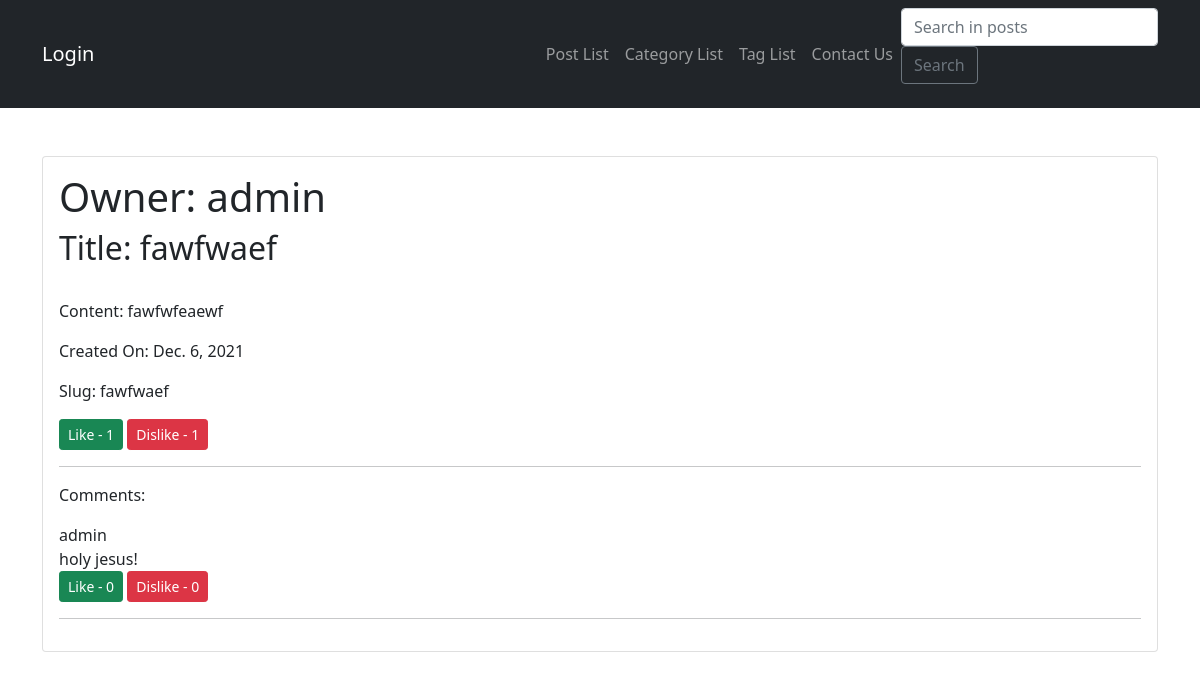
The app's page /weblog/post/fawfwaef, older data.
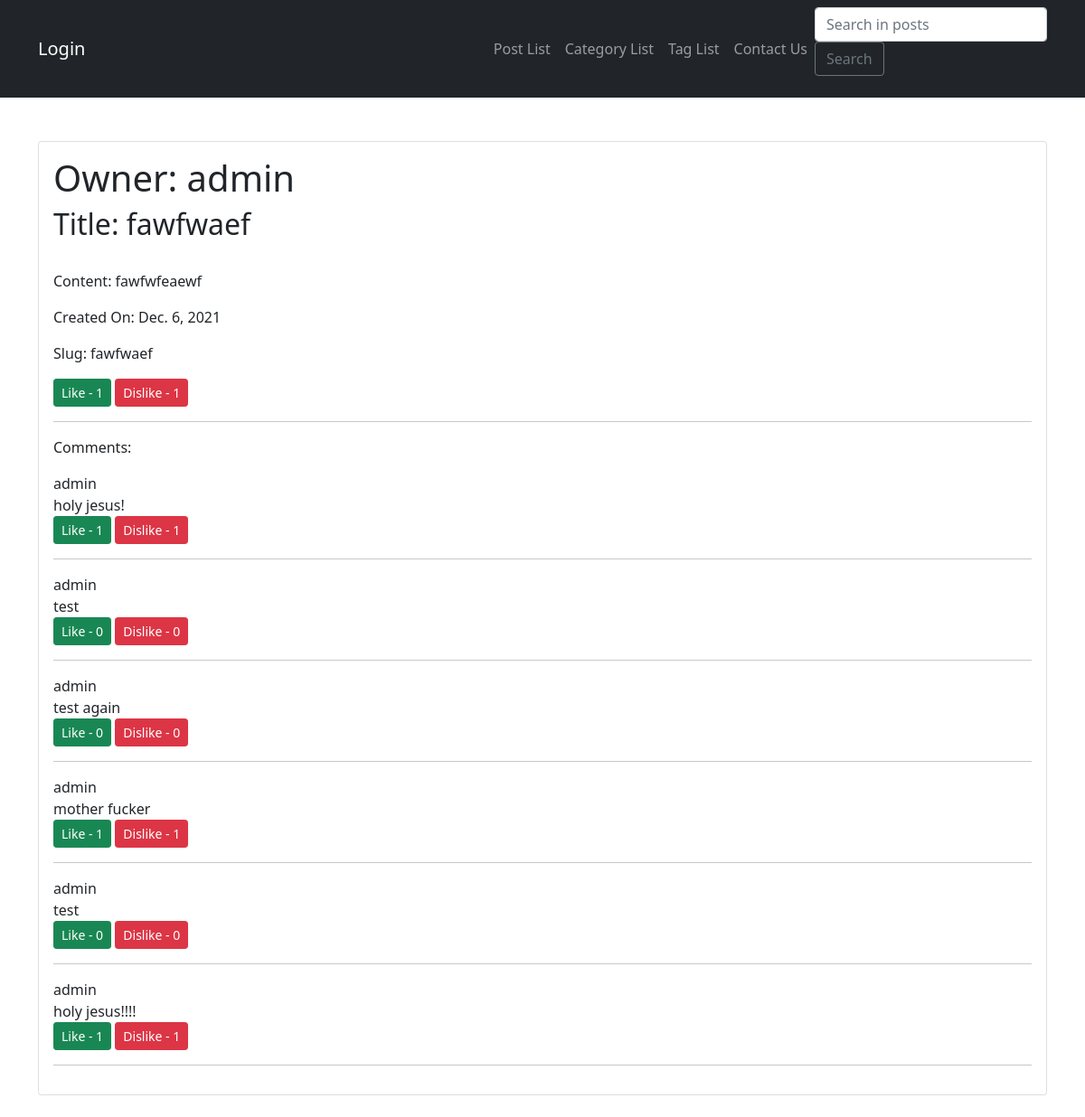
The same page, newer data.
### weblog/models.py (models this page shows, shortened)
class Post(models.Model):
    PU = 'PU'
    DR = 'DR'
    STATUS_CHOICE = [
        (PU, 'Published'),
        (DR, 'Draft')
    ]
    owner = models.ForeignKey(User, on_delete=models.CASCADE, verbose_name="Post Owner")
    title = models.CharField("Post Title", max_length=50)
    content = models.TextField()
    image = models.ImageField(upload_to='images', null=True)
    category = models.ManyToManyField('Category')
    created = models.DateField(auto_now_add=True, null=True)
    updated_on = models.DateTimeField(auto_now=True)
    like = models.ManyToManyField(User, related_name='post_like')
    dislike = models.ManyToManyField(User, related_name='post_dislike')
    tag = models.ManyToManyField('Tag')
    slug = models.SlugField(max_length=255, unique=True, null=True, blank=True)
    status = models.CharField(
        max_length=2,
        choices=STATUS_CHOICE,
        default=DR
    )
    objects = models.Manager()
    published = PublishedPostsManager()
    draft = DraftPostsManager()
    def total_likes(self):
        return self.like.count()
    def total_dislikes(self):
        return self.dislike.count()

class Comment(models.Model):
    post = models.ForeignKey(Post,on_delete=models.CASCADE)
    owner = models.ForeignKey(User, on_delete=models.CASCADE, verbose_name="Comment Owner", null=True)
    text = models.TextField()
    like = models.ManyToManyField(User, related_name='comment_like')
    dislike = models.ManyToManyField(User, related_name='comment_dislike')
    updated_on = models.DateTimeField(auto_now=True, null=True)
    @property
    def total_likes(self):
        return self.like.count()
    @property
    def total_dislikes(self):
        return self.dislike.count()

### weblog/views.py (the view)
# urls.py: path("post/<slug:slug>", post_detail, name="post_detail"),
def post_detail(request, slug):
    post = get_object_or_404(Post, slug=slug)
    form = CommentForm()
    total_likes = post.total_likes()
    total_dislikes = post.total_dislikes()
    context = {'post': post, 'form': form, 'total_likes':total_likes, 'total_dislikes':total_dislikes}
    return render(request, 'weblog/post_detail.html', context=context)

### weblog/forms.py
class CommentForm(forms.ModelForm):
    class Meta:
        model = Comment
        fields = ['text']
    def __init__(self, *args, **kwargs):
        super(CommentForm, self).__init__(*args, **kwargs)
        for field in self.fields:
            self.fields[field].required = False

### weblog/templates/weblog/post_detail.html (shortened to what this page needs)
{% extends 'weblog/index.html' %}
{% load static %}
{% block content %}
    <div class="card mb-4">
        <div class="card-body">
            <h1 class="card-title">Owner: {{post.owner}}</h1>
            <h2 class="card-title">Title: {{post.title}}</h2><br>
            <p class="card-text">Content: {{post.content}}</p>
            <p class="card-text">Created On: {{post.created}}</p>
            <p class="card-text">Slug: {{post.slug}}</p>
            {% if user.is_authenticated %}
            <form action="{% url 'weblog:post_stuff' post.slug %}" method="post">{% csrf_token %}
                <input type="hidden" name="next" value="{{ request.path }}">
                <button class="btn btn-success btn-sm" type="submit" name="post_like" value="{{post.slug}}">Like - {{total_likes}}</button>
                <button class="btn btn-danger btn-sm" type="submit" name="post_dislike" value="{{post.slug}}">Dislike - {{total_dislikes}}</button>
            <form/>
            {% else %}
                <button class="btn btn-success btn-sm" >Like - {{total_likes}}</button>
                <button class="btn btn-danger btn-sm" >Dislike - {{total_dislikes}}</button>
            {% endif %}
            <hr/>
            <p class="card-text">Comments: </p>
            {% for comment in post.comment_set.all %}
                {{comment.owner}} <br>
                {{comment.text}} <br>
                {% if user.is_authenticated %}
                <form action="" method="post">{% csrf_token %}
                    <button class="btn btn-success btn-sm" type="submit" name="comment_like" value="{{comment.id}}">Like - {{ comment.total_likes }}</button>
                    <button class="btn btn-danger btn-sm" type="submit" name="comment_dislike" value="{{comment.id}}">Dislike - {{ comment.total_dislikes }}</button>
                <form/>
                {% else %}
                    <button class="btn btn-success btn-sm">Like - {{ comment.total_likes }}</button>
                    <button class="btn btn-danger btn-sm">Dislike - {{ comment.total_dislikes }}</button>
                {% endif %}
                <hr>
            {% endfor %}
        </div>
    </div>
{% endblock content %}

### weblog/templates/weblog/index.html (shortened to what this page needs)
{% load static %}
<html lang="en">
    <head>
        <link href="{% static 'weblog/css/styles.css' %}" rel="stylesheet" />
    </head>
    <body>
        <nav class="navbar navbar-expand-lg navbar-dark bg-dark">
            <div class="container">
                {% if user.is_authenticated %}
                    <a class="navbar-brand" href="{% url 'weblog:dashboard' %}">Welcome, {{user.username}}</a>
                    <a class="navbar-brand" href="{% url 'weblog:logout' %}">Logout</a>
                {% else %}
                    <a class="navbar-brand" href="{% url 'weblog:login' %}">Login</a>
                {% endif %}
                <div class="collapse navbar-collapse" id="navbarSupportedContent">
                    <ul class="navbar-nav ms-auto mb-2 mb-lg-0">
                        <li class="nav-item"><a class="nav-link" href="{% url 'weblog:post_list' %}">Post List</a></li>
                        <li class="nav-item"><a class="nav-link" href="{% url 'weblog:category_list' %}">Category List</a></li>
                        <li class="nav-item"><a class="nav-link" href="{% url 'weblog:tag_list' %}">Tag List</a></li>
                        <li class="nav-item"><a class="nav-link" href="{% url 'weblog:contact' %}">Contact Us</a></li>
                    </ul>
                </div>
                <form class="form-inline" action="{% url 'weblog:search_index' %}" method="post">{% csrf_token %}
                    <input name='searched' class="form-control mr-sm-2" type="search" placeholder="Search in posts" aria-label="Search">
                    <button class="btn btn-outline-secondary my-2 my-sm-0" type="submit">Search</button>
                </form>
            </div>
        </nav>
        <div class="container">
            <div class="row">
                <div class="col-lg-12 mt-5">
                    {% block content %}{% endblock content %}
                </div>
            </div>
        </div>
    </body>
</html>

Row changes from the older to the newer data that the page shows:
computed for Comment "holy jesus!": total_likes "0" → "1"; total_dislikes "0" → "1"
added Comment: owner "admin", text "test", total_likes "0", total_dislikes "0"
added Comment: owner "admin", text "test again", total_likes "0", total_dislikes "0"
added Comment: owner "admin", text "mother fucker", total_likes "1", total_dislikes "1"
added Comment: owner "admin", text "test", total_likes "0", total_dislikes "0"
added Comment: owner "admin", text "holy jesus!!!!", total_likes "1", total_dislikes "1"
